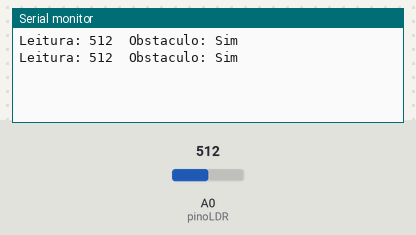
The sketch below on a simulated Arduino Uno, built with avr-gcc and run on an emulated ATmega328P. Shown: the last lines printed to the serial monitor. The test bench sets the inputs (shaded band); at power-on: A0 (pinoLDR) = 512.

Above: at 1.8 s.
1.9 s: A0 (pinoLDR) set to 521
At 2.8 s:
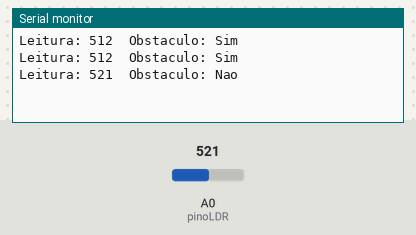
4.5 s: A0 (pinoLDR) set to 511
At 5.8 s:
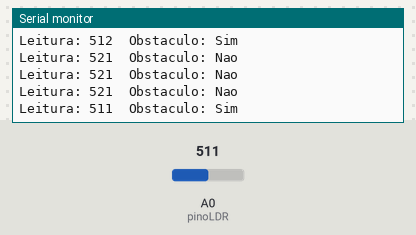

The sketch:

LDR_com_laser.ino
```cpp
const int pinoLDR = A0;
int leitura = 0;

void setup() {
  //configurando a Serial
  Serial.begin(9600); // 9600bps

  //configura o pino do LDR como entrada
  pinMode(pinoLDR, INPUT);
}

void loop() {
  //armazena a leitura da tensão do LDR
  leitura = analogRead(pinoLDR);

  //imprime o valor lido pelo arduino (0 a 1023)
  Serial.print("Leitura: ");
  Serial.print(leitura);
  Serial.print("\t"); //tabulacao

  //Imprime se há ou não um obstáculo
  Serial.print("Obstaculo: ");

  if(leitura <= 512){
    Serial.print("Sim");
  }

  else {
   Serial.print("Nao");
  }

  Serial.println(); // pula para proxima linha

  delay(1000); // em intervalos de 1 segundo atualiza a leitura
}
```

Measured:
- the behaviour switches between 512 and 513 on A0 (pinoLDR) (found by bisection; images 0 and 1)
- after the input at 1.9 s, the serial monitor: prints a new line after 0.10 s (image 1)
- after the input at 4.5 s, the serial monitor: prints a new line after 0.50 s (image 2)
